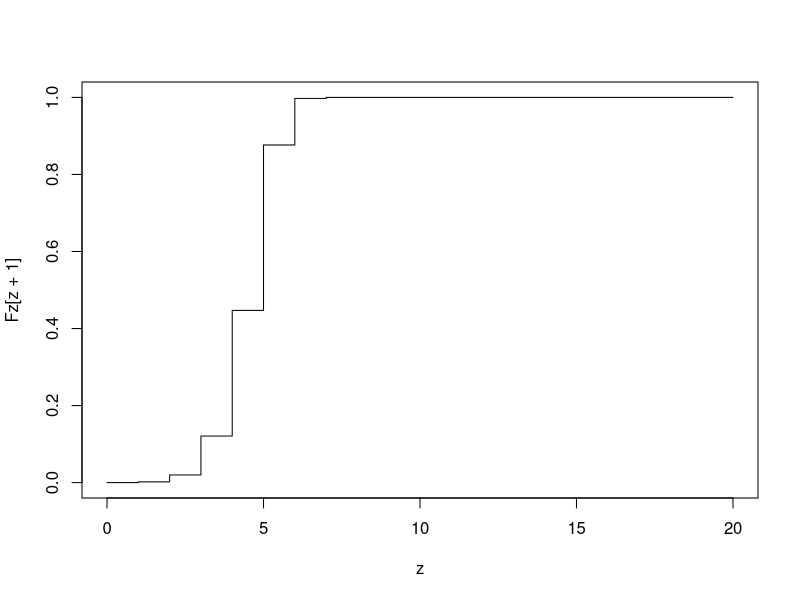
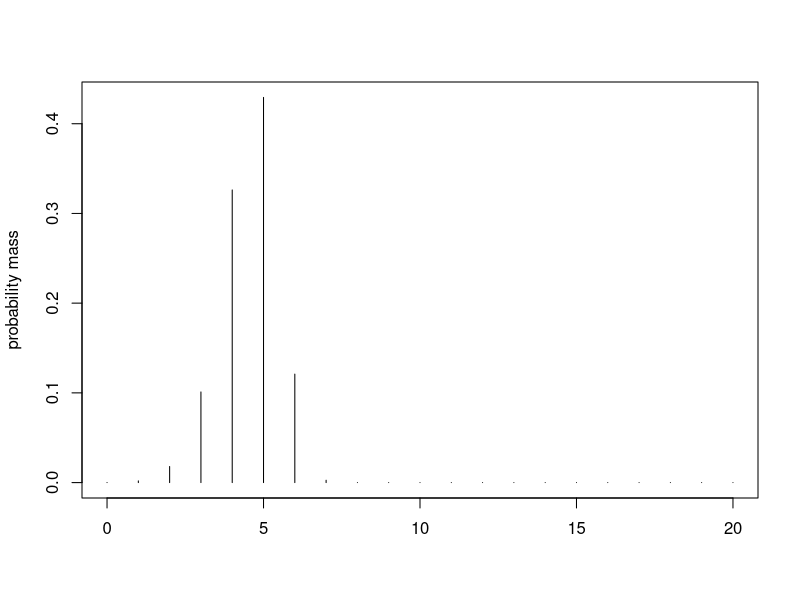

Write the R code that produced these figures, in order. (Note: this script raises an error after producing the figures.)
# Multiple classifiers and biased state-of-the-art estimation
# https://www.overleaf.com/project/63c8012bf045548a94e2d140
# by Kajsa Møllersen (kajsa.mollersen@uit.no) 

# Contains the following functions: 

# cdf       - cumulative distribution function
# pmf       - probability mass function
# expect    - expectation
# variance  - variance


###############################################################################
############################ 3.1 Notation #############################
###############################################################################

# n         - number of trials/size of test set
# theta     - prob of success/prob of correct prediction
# k         - number of successes
# X         - r.v., number of failures; n-k
# theta_hat = (n-X)/n - estimator of theta
# px        - probability of x failures in one experiment
# Px        - probability of at most x failures in one experiment

# m         - number of experiments/number of classifiers
# Cx        - r.v., number of experiments with at most x failures
# Z         - r.v., the most number of failures on at least one classifier

# theta_SOTA_hat - estimator of theta_SOTA 

# P_    - probability, specified when used

# Fz    - cdf of Z: P(C_z > 0|m,n,theta) prob of at least one classifier having at most z failures 
# the probability that the most wrong predictions in at least one classifier is less than or equal to a number $z$

# fz    - pmf of Z

# alpha - significance level

# SOTA - state-of-the-art

###############################################################################
########### 3.3 The probability distribution of p_SOTA ########################
###############################################################################

################################# Cumulative distribution function SOTA ############################################

# Z is the most failures in at least one classifier.
# If Z <= z in at least one classifier, then \hat{\theta}_j = (n-x_j)/n >= (n-z)/n,
# and we have that \hat{\theta}_SOTA >= (n-z)/n.
# Let's have a look at probabilities for at least one classifier having at most 
# z failures. This gives the cumulative distribution function


# The cumulative distribution function of Z
cdf <- function(n, theta, m){   
  Fz = numeric(n+1)             # pre-allocate

  for (z in 0:n){
    # The individual probabilities of each classifier P(X\leq z|n,1-theta) having at most z wrong prediction. 
    # This is the definition of 'success' for a Bernoulli r.v.
    Pz = pbinom(z,n,(1-theta)) 
    i = z+1                     # use i for counting, since z = 0, ..., n
    Fz[i] = 1 - dbinom(0,m,Pz)  #  P[C>0]
  }
  return(Fz)
}


################# Probability mass function ##########################

# The corresponding probability mass function of Z
pmf <- function(n, theta, m, f0 = F){   
  
  Fz = cdf(n, theta, m) # the cumulative distribution function
  
  fz = numeric(n) # pre-allocate
  fz[2:(n+1)] = Fz[2:(n+1)]-Fz[1:n] # this is how pmf is defined: f(x) = F(x)-F(x-1)
  
  # We are missing out on f(z=0), and is therefore calculated "by hand", but only if m < 1000, because of
  # the insane binomial coefficient. It is possible to override this by f0=T.
  if (f0==T|| m<1000) {
  # special case of z = 0
  z=0
  P0 = dbinom(z,n,(1-theta)) 
  binom_term = numeric(m) # pre-allocate
  for (k in 1:m){
    binom_term[k] = (-1)^k*choose(m,k)*P0^k
  }
  
  fz[1] = -sum(binom_term)
}
  
  return(fz)
}


# Expectation of Z

expect <- function(m,n,theta){
  
  # Probability mass function
  fz = pmf(n, theta, m, f0 = F)
 
  # Expectation
  
  # Calculate each term z*f(z)
  Eterm = numeric(n)
  for (z in 0:n){
    Eterm[z] = z*fz[z]
  }
  
  EZ = sum(Eterm) # the sum
  
  return(EZ)
  
}

# Variance for Z

variance <- function(m,n,theta){
  
  # Probability mass function
  fz = pmf(n, theta, m, f0 = F)
  
  # Variance
  
  # Calculate the expectation of Z^2
  vterm = numeric(n+1)
  for (z in 1:n){
    vterm[z] = z^2*fz[z]
  }
  esquare = sum(vterm)
  
  # Get the expectation of Z
  EZ = expect(m,n,theta)
  
  VarZ = esquare - EZ^2
  
  return(VarZ)
  
}




###################################### Check-ups ############################

# Parameters from coin-flip experiment a)
n = 20
theta = 0.5
m = 100

Fz = numeric(n+1) # cumulative distribution
Fzz= numeric(n+1) # alternative equation for cumulative distribution, see manuscript

# use i for counting, since z = 0, ..., n

for (z in 0:n){
  # The individual probabilities of each classifier P(X\leq z|n,1-theta) having at most z wrong prediction. 
  # This is the definition of 'success' for a Bernoulli r.v.
  Pz = pbinom(z,n,(1-theta)) 
  i = z+1 
  Fz[i] = 1 - dbinom(0,m,Pz)  #  P[C>0]
  Fzz[i] = 1 - (1-Pz)^m       # they are identical
}

fz = pmf(n, theta, m)
sum(fz) # check that this is 1

# take a look
z = 0:n
plot(z,Fz[z+1], type = 's')
#par(new=TRUE) # new plot in same window
plot(z,fz[z+1], type = 'h', xlab = '', ylab = 'probability mass') #, axes = F

EZ = expect(m,n,theta)
VarZ = variance(m,n,theta)

sprintf("The expected value is %.4f, and the variance is %.4f.",
        EZ, VarZ)










n = 3000
theta = 0.9
m = 1000
mu = n*theta # the expected number of correct predictions
alpha = 0.05

# # # # # # # # # # # # # # # # # check-up # # # # # # # # # # # # # # # # # # # # # # # # # # # # # # # # # #
x_sota_hat = which(Fz>0.025)[1]-1 # should be same as x_alpha2 = 236
# # # # # # # # # # # # # # # # # ok # # # # # # # # # # # # # # # # # # # # # # # # # # # # # # # # # #

# # # # # # # # # # # # # # # # # Figure 2 # # # # # # # # # # # # # # # # # # # # # # # # # # # # # # # # # #

# the whole range, not very much information
plot(0:n,Fz, type = 'l', xlab = 'number of failures', 
     ylab = 'probability of at least one team')

# zooming in, and it gets more interesting, discreet curve 
z = 200:300
plot(z,Fz[z+1], type = 's', xlab = 'number of failures/accuracy', 
     ylab = 'F(z)', axes = F)

xax = seq(z[1],tail(z,1), 10)
klab = xax 
plab = round(1000*(n-xax)/n)/1000
axis(1, las = 2, at=xax, labels = as.character(plab))
axis(2, las = 2)
axis(3, las = 2, at=xax, labels = as.character(klab))

# # # # # # # # # # # # # # # # # end figure # # # # # # # # # # # # # # # # # # # # # # # # # # # # # # # # # #


# # # # # # # # # # # # # # # # # Figure 3 # # # # # # # # # # # # # # # # # # # # # # # # # # # # # # # # # #

plot(1:n,fz, type = 's')

# need to zoom in
z = 200:300
plot(z,fz[z], type = 'h', xlab = 'number of failures/accuracy', 
     ylab = 'f(z)', axes = F)
xax = seq(z[1],tail(z,1), 10)
klab = xax 
plab = round(1000*(n-xax)/n)/1000
axis(1, las = 2, at=xax, labels = as.character(plab))
yax = seq(0,max(fz)+0.01,0.02)
axis(2, las = 1, at=yax, labels = as.character(yax))
axis(3, las = 2, at=xax, labels = as.character(klab))
# # # # # # # # # # # # # # # # # end figure # # # # # # # # # # # # # # # # # # # # # # # # # # # # # # # # # #




